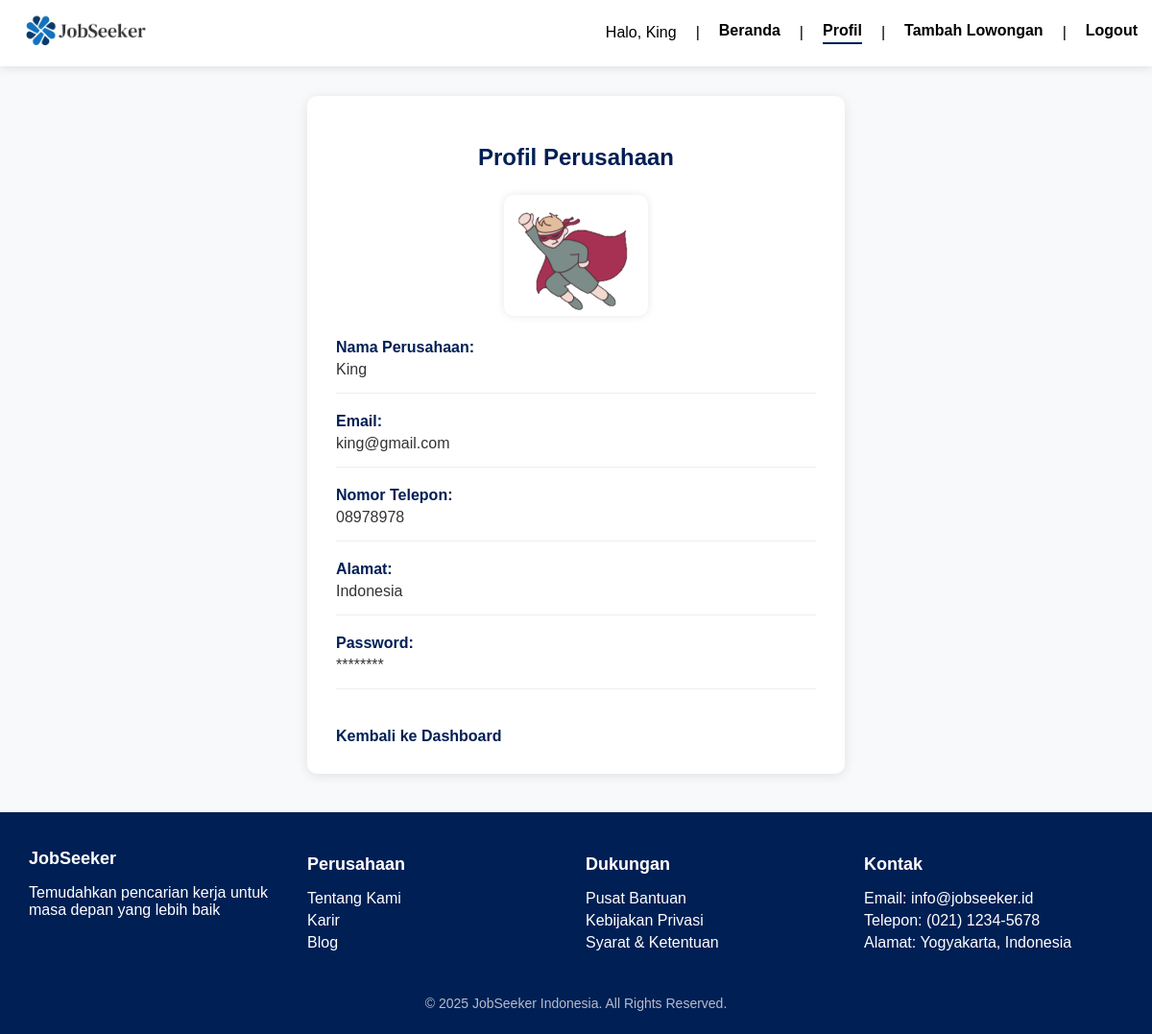
Screenshot of /profile_employer.php (signed in) with the database file from the repository.
### tables this page shows
CREATE TABLE `employers` (
  `id` int(11) NOT NULL,
  `nama_perusahaan` varchar(100) NOT NULL,
  `email` varchar(100) NOT NULL,
  `password` varchar(255) NOT NULL,
  `no_telepon` varchar(20) NOT NULL,
  `alamat` text DEFAULT NULL,
  `logo` varchar(255) DEFAULT NULL,
  `created_at` timestamp NOT NULL DEFAULT current_timestamp()
);

### profile_employer.php (the view, shortened to what this page needs)
<?php
include 'koneksi.php';
$employerEmail = $_SESSION['employer_email'];
$employerEmail = mysqli_real_escape_string($conn, $employerEmail);
$query = "SELECT nama_perusahaan, email, no_telepon, alamat, logo FROM employers WHERE email = '$employerEmail' LIMIT 1";
$result = mysqli_query($conn, $query);
$employer = mysqli_fetch_assoc($result);
?>
<!DOCTYPE html>
<html lang="id">
<head>
</head>
<body>
<div class="navbar-container">
    <nav class="navbar">
        <a href="dashboard_employer.php" class="logo">
            <img src="assets/logo website/jobseeker.png" alt="Logo Web" />
        </a>
        <div class="nav-right">
            <span>Halo, <?= htmlspecialchars($employer['nama_perusahaan']) ?></span> |
            <a href="dashboard_employer.php" class="nav-item">Beranda</a> |
            <a href="profile_employer.php" class="nav-item active">Profil</a> |
            <a href="tambah_lowongan.php" class="nav-item">Tambah Lowongan</a> |
            <a href="logout.php" class="nav-item">Logout</a>
        </div>
    </nav>
</div>
<div class="profile-container">
    <h2>Profil Perusahaan</h2>
    <?php
    if (!empty($employer['logo']) && file_exists($employer['logo'])):
    ?>
    <div style="text-align:center; margin-bottom: 20px;">
        <img src="<?= htmlspecialchars($employer['logo']) ?>" alt="Logo Perusahaan" style="max-width:150px; max-height:150px; border-radius:10px; box-shadow: 0 0 8px rgba(0,0,0,0.1);" />
    </div>
    <?php else: ?>
    <div style="text-align:center; margin-bottom: 20px; color: #666;">
        Logo tidak tersedia (Debug: <?= isset($employer['logo']) ? 'Path: ' . htmlspecialchars($employer['logo']) : 'Kolom logo kosong' ?>)
    </div>
    <?php endif; ?>
    <div class="profile-item">
        <div class="label">Nama Perusahaan:</div>
        <div class="value"><?= htmlspecialchars($employer['nama_perusahaan']) ?></div>
    </div>
    <div class="profile-item">
        <div class="label">Email:</div>
        <div class="value"><?= htmlspecialchars($employer['email']) ?></div>
    </div>
    <div class="profile-item">
        <div class="label">Nomor Telepon:</div>
        <div class="value"><?= htmlspecialchars($employer['no_telepon']) ?></div>
    </div>
    <div class="profile-item">
        <div class="label">Alamat:</div>
        <div class="value"><?= htmlspecialchars($employer['alamat']) ?></div>
    </div>
    <div class="profile-item">
        <div class="label">Password:</div>
        <div class="value"><?= str_repeat('*', 8) ?></div>
    </div>
    <a href="dashboard_employer.php" class="back-link">Kembali ke Dashboard</a>
</div>
<footer class="footer">
    <div class="footer-container">
        <div class="footer-section">
            <h3>JobSeeker</h3>
            <p>Temudahkan pencarian kerja untuk masa depan yang lebih baik</p>
        </div>
        <div class="footer-section">
            <h4>Perusahaan</h4>
            <ul>
                <li><a href="#">Tentang Kami</a></li>
                <li><a href="#">Karir</a></li>
                <li><a href="#">Blog</a></li>
            </ul>
        </div>
        <div class="footer-section">
            <h4>Dukungan</h4>
            <ul>
                <li><a href="#">Pusat Bantuan</a></li>
                <li><a href="#">Kebijakan Privasi</a></li>
                <li><a href="#">Syarat & Ketentuan</a></li>
            </ul>
        </div>
        <div class="footer-section">
            <h4>Kontak</h4>
            <ul>
                <li>Email: info@jobseeker.id</li>
                <li>Telepon: (021) 1234-5678</li>
                <li>Alamat: Yogyakarta, Indonesia</li>
            </ul>
        </div>
    </div>
    <div class="footer-copy">
        <p>&copy; 2025 JobSeeker Indonesia. All Rights Reserved.</p>
    </div>
</footer>
</body>
</html>

### profile_employer.php (style rules this page uses)
body { font-family: Arial, sans-serif; margin: 0; padding: 0; background-color: #f8f9fa; padding-top: 60px; }
.navbar-container { width: 100%; position: fixed; top: 0; left: 0; z-index: 1000; background-color: #fff; box-shadow: 0 2px 10px rgba(0,0,0,0.1); }
.navbar { display: flex; align-items: center; justify-content: space-between; padding: 5px 15px; max-width: 1200px; margin: 0 auto; }
.nav-right { display: flex; align-items: center; gap: 20px; }
.nav-item { position: relative; font-size: 16px; font-weight: bold; text-decoration: none; color: black; padding-bottom: 5px; }
.nav-item::after { content: ""; display: block; width: 100%; height: 2px; background-color: #001f54; position: absolute; left: 0; bottom: 0; transform: scaleX(0); transition: transform 0.3s ease-in-out; }
.nav-item.active::after, .nav-item:hover::after { transform: scaleX(1); }
.logo img { width: 150px !important; height: auto; }
.profile-container { max-width: 500px; margin: 40px auto; background-color: white; padding: 30px; border-radius: 10px; box-shadow: 0 2px 12px rgba(0,0,0,0.1); }
h2 { text-align: center; margin-bottom: 25px; color: #001f54; }
.profile-item { margin-bottom: 20px; padding-bottom: 15px; border-bottom: 1px solid #eee; }
.label { font-weight: bold; color: #001f54; margin-bottom: 5px; }
.value { font-size: 16px; color: #333; }
.back-link { display: inline-block; margin-top: 20px; color: #001f54; text-decoration: none; font-weight: bold; transition: color 0.3s; }
.footer { background-color: #001f54; color: white; padding: 10px 20px; text-align: center; margin-top: 40px; }
.footer-container { display: flex; justify-content: space-between; flex-wrap: wrap; max-width: 1200px; margin: auto; text-align: left; }
.footer-section { flex: 1; min-width: 250px; margin: 10px; }
.footer-section h3, .footer-section h4 { margin-bottom: 10px; font-size: 18px; }
.footer-section ul { list-style: none; padding: 0; }
.footer-section ul li { margin: 5px 0; }
.footer-section ul li a { color: white; text-decoration: none; transition: color 0.3s; }
.footer-copy { margin-top: 20px; font-size: 14px; opacity: 0.7; }

### rows the page displays
employers: nama_perusahaan "King", logo (picture), email "king@gmail.com", no_telepon "08978978", alamat "Indonesia"

### other values shown
str_repeat('*', 8) "********"
